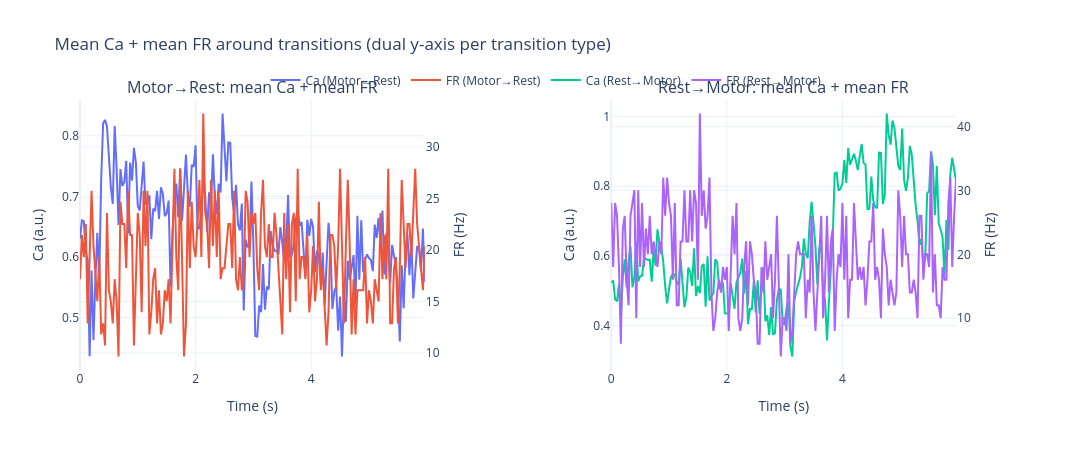

Notebook cell for this chart:
### Code cell
def _stack_trim_to_minlen(traces_any):
    traces = flatten_traces(traces_any)
    if len(traces) == 0:
        return None, 0
    lengths = [len(t) for t in traces if t is not None and len(t) > 0]
    if len(lengths) == 0:
        return None, 0
    Lmin = int(min(lengths))
    if Lmin <= 1:
        return None, 0
    M = np.full((len(traces), Lmin), np.nan, float)
    for i, t in enumerate(traces):
        M[i, :] = np.asarray(t[:Lmin], dtype=float)
    return M, Lmin

def save_plotly_svg_html(fig, svg_path, html_path):
    os.makedirs(os.path.dirname(svg_path), exist_ok=True)
    fig.write_html(html_path, include_plotlyjs="cdn")
    fig.write_image(svg_path, format="svg")  # requires kaleido


# -----------------------------
# Build 1x2 figure:
# Left: Motor→Rest (Ca + FR, dual y)
# Right: Rest→Motor (Ca + FR, dual y)
# -----------------------------
fig = make_subplots(
    rows=1, cols=2,
    subplot_titles=("Motor→Rest: mean Ca + mean FR", "Rest→Motor: mean Ca + mean FR"),
    specs=[[{"secondary_y": True}, {"secondary_y": True}]],
)

# ---------- Motor→Rest ----------
stack_ca_mr, Lca_mr = _stack_trim_to_minlen(CalMotToRest)
stack_fr_mr, Lfr_mr = _stack_trim_to_minlen(FrMotToRest) if ("FrMotToRest" in globals()) else (None, 0)

if (stack_ca_mr is not None) and (stack_fr_mr is not None):
    L = min(Lca_mr, Lfr_mr)
    x = np.arange(L) / float(calSR)  # same timebase as before

    y_ca = np.nanmean(stack_ca_mr[:, :L], axis=0)
    y_fr = np.nanmean(stack_fr_mr[:, :L], axis=0)

    fig.add_trace(go.Scatter(x=x, y=y_ca, mode="lines", name="Ca (Motor→Rest)"), row=1, col=1, secondary_y=False)
    fig.add_trace(go.Scatter(x=x, y=y_fr, mode="lines", name="FR (Motor→Rest)"), row=1, col=1, secondary_y=True)
else:
    fig.add_annotation(
        text="Missing Motor→Rest Ca/FR",
        x=0.5, y=0.5, showarrow=False,
        xref="x domain", yref="y domain"
    )

# ---------- Rest→Motor ----------
stack_ca_rm, Lca_rm = _stack_trim_to_minlen(CalRestToMot)
stack_fr_rm, Lfr_rm = _stack_trim_to_minlen(FrRestToMot) if ("FrRestToMot" in globals()) else (None, 0)

if (stack_ca_rm is not None) and (stack_fr_rm is not None):
    L = min(Lca_rm, Lfr_rm)
    x = np.arange(L) / float(calSR)

    y_ca = np.nanmean(stack_ca_rm[:, :L], axis=0)
    y_fr = np.nanmean(stack_fr_rm[:, :L], axis=0)

    fig.add_trace(go.Scatter(x=x, y=y_ca, mode="lines", name="Ca (Rest→Motor)"), row=1, col=2, secondary_y=False)
    fig.add_trace(go.Scatter(x=x, y=y_fr, mode="lines", name="FR (Rest→Motor)"), row=1, col=2, secondary_y=True)
else:
    fig.add_annotation(
        text="Missing Rest→Motor Ca/FR",
        x=0.5, y=0.5, showarrow=False,
        xref="x2 domain", yref="y2 domain"
    )

# axis labels
fig.update_xaxes(title_text="Time (s)", row=1, col=1)
fig.update_xaxes(title_text="Time (s)", row=1, col=2)

fig.update_yaxes(title_text="Ca (a.u.)", row=1, col=1, secondary_y=False)
fig.update_yaxes(title_text="FR (Hz)",   row=1, col=1, secondary_y=True)

fig.update_yaxes(title_text="Ca (a.u.)", row=1, col=2, secondary_y=False)
fig.update_yaxes(title_text="FR (Hz)",   row=1, col=2, secondary_y=True)

fig.update_layout(
    template="plotly_white",
    width=1200,
    height=450,
    title="Mean Ca + mean FR around transitions (dual y-axis per transition type)",
    legend=dict(orientation="h", yanchor="bottom", y=1.02, xanchor="center", x=0.5),
)

# save
out_dir = r"Z:\Adam-Lab-Shared\Data\Michal_Rubin\data summery\2026"
svg_path  = os.path.join(out_dir, "Mean_Ca_FR_dualY_MR_RM_pyr.svg")
html_path = os.path.join(out_dir, "Mean_Ca_FR_dualY_MR_RM_pyr.html")
save_plotly_svg_html(fig, svg_path, html_path)

fig.show()

### Figure 1 — Plotly figure (JSON) as saved in the notebook; plotly's stock layout.template omitted (floating-point values rounded to 4 significant figures; data arrays with more than 128 entries replaced by an {"elided": "..."} marker saying what was removed)
{"data": [{"mode": "lines", "name": "Ca (Motor→Rest)", "type": "scatter", "x": {"elided": "180 float values"}, "xaxis": "x", "y": {"elided": "180 float values"}, "yaxis": "y"}, {"mode": "lines", "name": "FR (Motor→Rest)", "type": "scatter", "x": {"elided": "180 float values"}, "xaxis": "x", "y": {"elided": "180 float values"}, "yaxis": "y2"}, {"mode": "lines", "name": "Ca (Rest→Motor)", "type": "scatter", "x": {"elided": "180 float values"}, "xaxis": "x2", "y": {"elided": "180 float values"}, "yaxis": "y3"}, {"mode": "lines", "name": "FR (Rest→Motor)", "type": "scatter", "x": {"elided": "180 float values"}, "xaxis": "x2", "y": {"elided": "180 float values"}, "yaxis": "y4"}], "layout": {"annotations": [{"font": {"size": 16}, "showarrow": false, "text": "Motor→Rest: mean Ca + mean FR", "x": 0.185, "xanchor": "center", "xref": "paper", "y": 1, "yanchor": "bottom", "yref": "paper"}, {"font": {"size": 16}, "showarrow": false, "text": "Rest→Motor: mean Ca + mean FR", "x": 0.755, "xanchor": "center", "xref": "paper", "y": 1, "yanchor": "bottom", "yref": "paper"}], "height": 450, "legend": {"orientation": "h", "x": 0.5, "xanchor": "center", "y": 1.02, "yanchor": "bottom"}, "title": {"text": "Mean Ca + mean FR around transitions (dual y-axis per transition type)"}, "width": 1200, "xaxis": {"anchor": "y", "domain": [0, 0.37], "title": {"text": "Time (s)"}}, "xaxis2": {"anchor": "y3", "domain": [0.57, 0.94], "title": {"text": "Time (s)"}}, "yaxis": {"anchor": "x", "domain": [0, 1], "title": {"text": "Ca (a.u.)"}}, "yaxis2": {"anchor": "x", "overlaying": "y", "side": "right", "title": {"text": "FR (Hz)"}}, "yaxis3": {"anchor": "x2", "domain": [0, 1], "title": {"text": "Ca (a.u.)"}}, "yaxis4": {"anchor": "x2", "overlaying": "y3", "side": "right", "title": {"text": "FR (Hz)"}}}}
